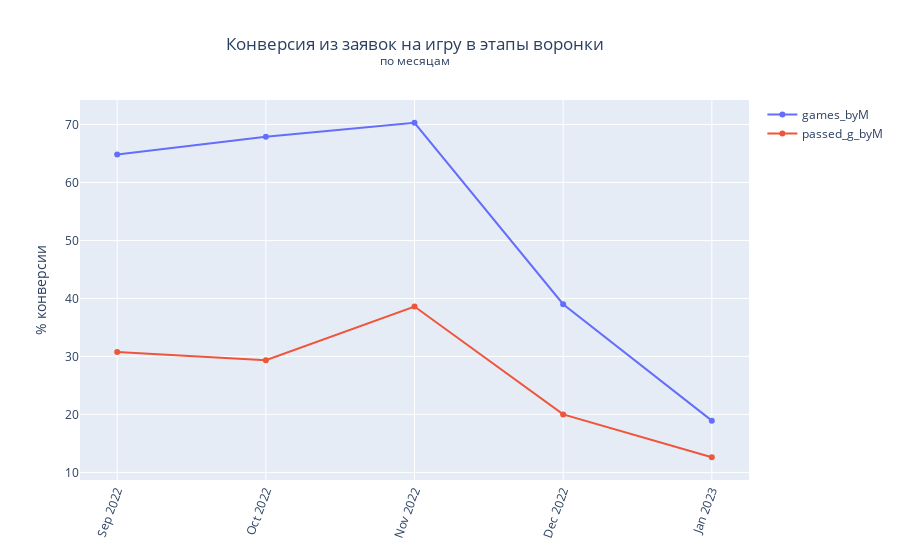

Here is the notebook cell this chart was saved with:
### Markdown cell above
по месяцам/неделям:
- (база воронки) число заявок (на пользователя)
- число состоявшихся игр (на пользователя)
- число завершившихся (успешно пройденных) игр (на пользователя)

### Code cell
ta = [
    pl.col("application_rk").filter(pl.col("application_rk") != None).count(),
    pl.col("game_flg").sum(),
    pl.col("finish_flg").sum(),
]

ta_al = ["app_byM", "games_byM", "passed_g_byM"]

users_byM = group_by(
    df, "last_visit_dttm",
    "1mo", ta, ta_al
).filter(pl.col("by_1mo") != "Feb 2023")\
.pipe(add_CR)


plot_line_conv(
    users_byM,
    ta_al[1:],
    "Конверсия из заявок на игру в этапы воронки<br><sup>по месяцам</sup>",
    "% конверсии"
)

### Figure 1 — Plotly figure (JSON) as saved in the notebook; plotly's stock layout.template omitted (floating-point values rounded to 4 significant figures)
{"data": [{"mode": "lines+markers", "name": "games_byM", "type": "scatter", "x": ["Sep 2022", "Oct 2022", "Nov 2022", "Dec 2022", "Jan 2023"], "y": [64.84, 67.89, 70.3, 39, 18.92]}, {"mode": "lines+markers", "name": "passed_g_byM", "type": "scatter", "x": ["Sep 2022", "Oct 2022", "Nov 2022", "Dec 2022", "Jan 2023"], "y": [30.77, 29.36, 38.61, 20, 12.61]}], "layout": {"title": {"text": "Конверсия из заявок на игру в этапы воронки<br><sup>по месяцам</sup>", "x": 0.5, "xref": "paper"}, "xaxis": {"tickangle": -70}, "yaxis": {"title": {"text": "% конверсии"}}}}
